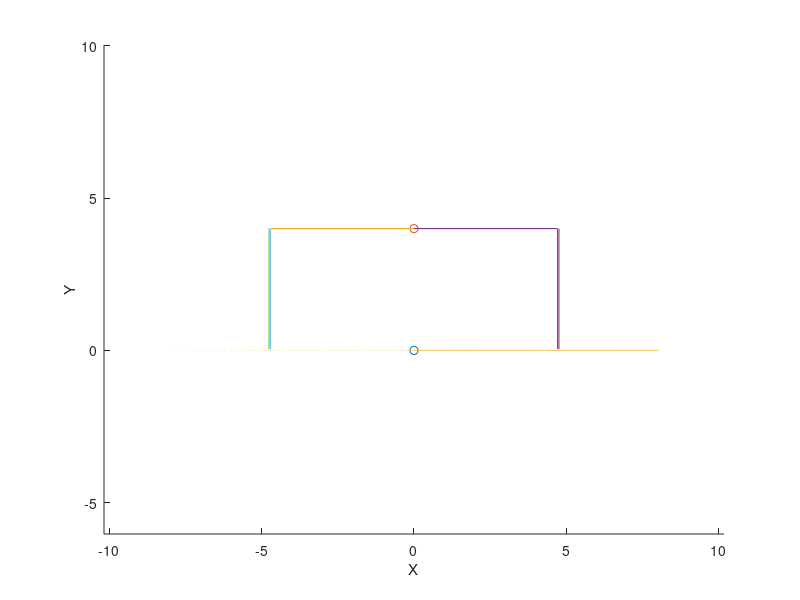

MATLAB code to generate this figure: (Note: this script raises an error after producing the figure.)
%% Inverse Kinematics for Spider Quadruped Robot

%% "Given" Information
o = [0; 4; 0];
R = [1 0 0; 0 1 0; 0 0 1];

%% Constant Robot Parameters
%Constants
leg_min = 4.4434; % prismatic
leg_max = 9.0552; % prismatic

top_diam = 5.23;
shin_length = 5.7477;
thigh_length = 3.4638;
hip_length = 1.5374;
alpha = 53.64 * ((2*pi)/360);
beta = 54.02 * ((2*pi)/360);

%% Parameters of the home position
% Assume the robot is moved into home position to satisfy these conditions
% before performing any parallel motion

bot_diam = 16.05;

% Effective Top Diameter - Theta1i = 0, placing the hips inline with si

effective_top_diam = top_diam + (2 * hip_length);

%% Find li matrix

si = (effective_top_diam/2) * [cos(alpha) -cos(alpha) -cos(beta) cos(beta);
    0 0 0 0;
    -sin(alpha) -sin(alpha) sin(beta) sin(beta)];
ui = (bot_diam/2) * [cos(alpha) -cos(alpha) -cos(beta) cos(beta);
    0 0 0 0;
    -sin(alpha) -sin(alpha) sin(beta) sin(beta)];
li = o + (R*si) - ui;

l = zeros(1,length(li));
for leg_num = 1:length(li)
    l(leg_num) = norm(li(:,leg_num));
end

disp("Leg lengths are: ");
disp(l);

%% Find Joint Variables Theta1, Theta2, Theta3

q = zeros(3, length(li));


% Find Theta2
for leg_num = 1:length(li)
    gamma = pi - acos((dot(si(:,leg_num), li(:,leg_num)))/(norm(si(:,leg_num))*norm(li(:,leg_num))));
    inside = (shin_length^2 - thigh_length^2 - l(leg_num)^2)/(-2*thigh_length*l(leg_num));
    q(2,leg_num) = acos(inside) - gamma;
end

% Find Theta3
for leg_num = 1:length(li)
    inside = (l(leg_num)^2 - thigh_length^2 - shin_length^2)/(-2*thigh_length*shin_length);
    q(3,leg_num) = pi - acos(inside);
end

disp("Joint Variables are: ");
disp(q);

%% Plot the configuration

hold on;

% Plot the XYZ and xyz origin
plot3(0,0,0,'o');
plot3(o(1), o(2), o(3),'o');

% Label the axis
xlabel('X');
ylabel('Y');
zlabel('Z');
axis equal;

% Plot the bot_diam circle
foot_circle_x = [bot_diam/2*cos(0:(2*pi)/5000: 2*pi).'];
foot_circle_z = [bot_diam/2*sin(0:(2*pi)/5000: 2*pi).'];
foot_circle = [foot_circle_x  zeros(length(foot_circle_x),1) foot_circle_z];
plot3(foot_circle(:,1), foot_circle(:,2), foot_circle(:,3));

% Plot the length vectors
si = R.'*ui + o
l1_vector = [ui(:,1) si(:,1)];
l2_vector = [ui(:,2) si(:,2)];
l3_vector = [ui(:,3) si(:,3)];
l4_vector = [ui(:,4) si(:,4)];
s1_vector = [o, si(:,1)];
s2_vector = [o, si(:,2)];
s3_vector = [o, si(:,3)];
s4_vector = [o, si(:,4)];

plot3(l1_vector(1,:), l1_vector(2,:), l1_vector(3,:))
plot3(l2_vector(1,:), l2_vector(2,:), l2_vector(3,:))
plot3(l3_vector(1,:), l3_vector(2,:), l3_vector(3,:))
plot3(l4_vector(1,:), l4_vector(2,:), l4_vector(3,:))
plot3(s1_vector(1,:), s1_vector(2,:), s1_vector(3,:))
plot3(s2_vector(1,:), s2_vector(2,:), s2_vector(3,:))
plot3(s3_vector(1,:), s3_vector(2,:), s3_vector(3,:))
plot3(s4_vector(1,:), s4_vector(2,:), s4_vector(3,:))

%% Create "Joint" Range File
ndivisions = 100;
range_jt1_t1 = create_range(0, q(1,1),ndivisions, 5)
range_jt1_t2 = create_range(0, q(2,1), ndivisions, 5)
range_jt1_t3 = create_range(0, q(3,1), ndivisions, 5)
range_jt2_t1 = create_range(0, q(1,2),ndivisions, 5)
range_jt2_t2 = create_range(0, q(2,2), ndivisions, 5)
range_jt2_t3 = create_range(0, q(3,2), ndivisions, 5)
range_jt3_t1 = create_range(0, q(1,3),ndivisions, 5)
range_jt3_t2 = create_range(0, q(2,3), ndivisions, 5)
range_jt3_t3 = create_range(0, q(3,3), ndivisions, 5)
range_jt4_t1 = create_range(0, q(1,4),ndivisions, 5)
range_jt4_t2 = create_range(0, q(2,4), ndivisions, 5)
range_jt4_t3 = create_range(0, q(3,4), ndivisions, 5)


figure;
hold on;
plot(range_jt1_t1(1,:), range_jt1_t1(2,:))
plot(range_jt1_t2(1,:), range_jt1_t2(2,:))
plot(range_jt1_t3(1,:), range_jt1_t3(2,:))
plot(range_jt2_t1(1,:), range_jt2_t1(2,:))
plot(range_jt2_t2(1,:), range_jt2_t2(2,:))
plot(range_jt2_t3(1,:), range_jt2_t3(2,:))
plot(range_jt3_t1(1,:), range_jt3_t1(2,:))
plot(range_jt3_t2(1,:), range_jt3_t2(2,:))
plot(range_jt3_t3(1,:), range_jt3_t3(2,:))
plot(range_jt4_t1(1,:), range_jt4_t1(2,:))
plot(range_jt4_t2(1,:), range_jt4_t2(2,:))
plot(range_jt4_t3(1,:), range_jt4_t3(2,:))

jt_angles = [range_jt1_t1(1,:); range_jt1_t1(2,:); range_jt1_t2(2,:); range_jt1_t3(2,:);...
    range_jt2_t1(2,:); range_jt2_t2(2,:); range_jt2_t3(2,:);...
    range_jt3_t1(2,:); range_jt3_t2(2,:); range_jt3_t3(2,:);...
    range_jt4_t1(2,:); range_jt4_t2(2,:); range_jt4_t3(2,:)];

save('Motion_ranges', 'jt_angles'); 
%% Helper Function

function range = create_range(startvalue, endvalue, ndivisions, duration)
range = zeros(2, ndivisions);
index = 1;

range(1,:) = 0:duration/(ndivisions-1):duration;

if startvalue > endvalue
    index = ndivisions;
    for i = endvalue:(startvalue-endvalue)/(ndivisions-1):startvalue
       range(2,index) = i;
       index = index-1;
    end
elseif startvalue < endvalue
    for i = startvalue:(endvalue-startvalue)/(ndivisions-1):endvalue
       range(2,index) = i;
       index = index+1;
    end
    
else %startvalue = endvalue
    for i = 1:ndivisions-1
       range(2,i) = startvalue; 
    end
end
end